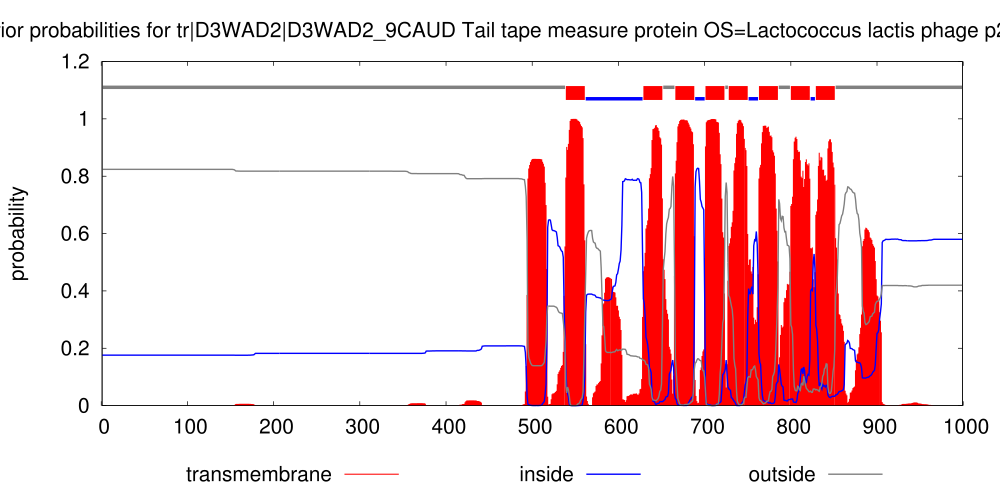

gnuplot code for this plot:
set arrow from 1,1.11 to 538,1.11 nohead lt 9 lw 10
set arrow from 539,1.09 to 561,1.09 nohead lt 1 lw 40
set arrow from 562,1.07 to 628,1.07 nohead lt 3 lw 10
set arrow from 629,1.09 to 651,1.09 nohead lt 1 lw 40
set arrow from 652,1.11 to 665,1.11 nohead lt 9 lw 10
set arrow from 666,1.09 to 688,1.09 nohead lt 1 lw 40
set arrow from 689,1.07 to 700,1.07 nohead lt 3 lw 10
set arrow from 701,1.09 to 723,1.09 nohead lt 1 lw 40
set arrow from 724,1.11 to 727,1.11 nohead lt 9 lw 10
set arrow from 728,1.09 to 750,1.09 nohead lt 1 lw 40
set arrow from 751,1.07 to 762,1.07 nohead lt 3 lw 10
set arrow from 763,1.09 to 785,1.09 nohead lt 1 lw 40
set arrow from 786,1.11 to 799,1.11 nohead lt 9 lw 10
set arrow from 800,1.09 to 822,1.09 nohead lt 1 lw 40
set arrow from 823,1.07 to 828,1.07 nohead lt 3 lw 10
set arrow from 829,1.09 to 851,1.09 nohead lt 1 lw 40
set arrow from 852,1.11 to 999,1.11 nohead lt 9 lw 10
set key below
set title "TMHMM posterior probabilities for tr|D3WAD2|D3WAD2_9CAUD Tail tape measure protein OS=Lactococcus lactis phage p2 PE=4 SV=1 ORF=14"
set yrange [0:1.2]
set size 2., 1.4
#set xlabel "position"
set ylabel "probability"
set xrange [1:999]
# Make the ps plot
set term postscript eps color solid "Helvetica" 30
set output "./TMHMM_9908/tr_D3WAD2_D3WAD2_9CAUD.eps"
plot "./TMHMM_9908/tr_D3WAD2_D3WAD2_9CAUD.plp" using 1:4 title "transmembrane" with impulses lt 1 lw 3, \
"" using 1:3 title "inside" with line lt 3 lw 4, \
"" using 1:5 title "outside" with line lt 9 lw 4
exit
